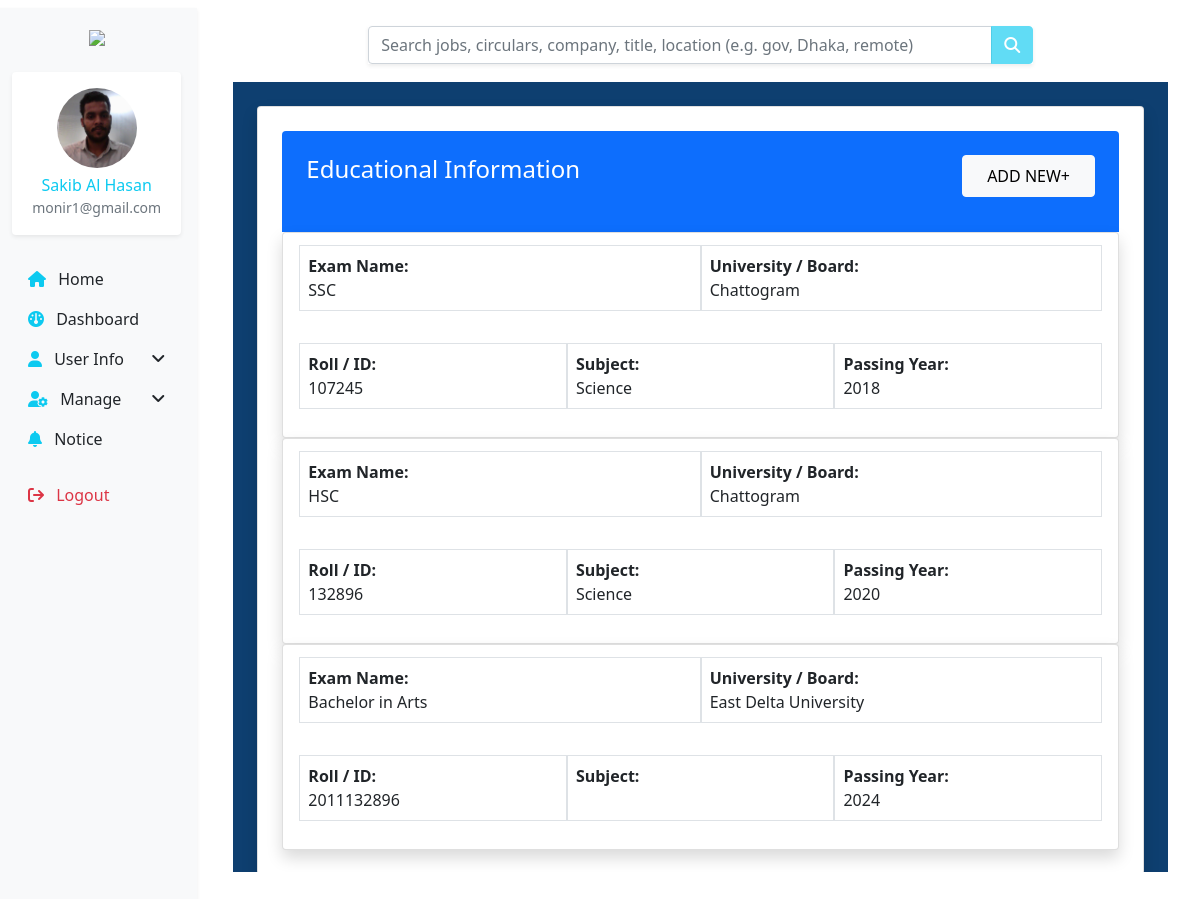
Page /index.php?page=educationalinfo (signed in) on the committed database.
### tables this page shows
CREATE TABLE `user_education` (
  `id` int NOT NULL,
  `user_id` int DEFAULT NULL,
  `exam_level` tinyint NOT NULL,
  `exam_name` varchar(50) NOT NULL,
  `uni_board` varchar(50) NOT NULL,
  `roll_id` varchar(50) DEFAULT NULL,
  `subject` varchar(50) NOT NULL,
  `result` varchar(50) NOT NULL,
  `passing_year` year DEFAULT NULL,
  `created_at` timestamp NULL DEFAULT CURRENT_TIMESTAMP
);

CREATE TABLE `bachelor_degrees` (
  `id` int NOT NULL,
  `degree_name` varchar(100) NOT NULL,
  `duration_year` int NOT NULL,
  `degree_level` int NOT NULL
);

CREATE TABLE `bachelor_departments` (
  `id` int NOT NULL,
  `department_name` varchar(100) NOT NULL,
  `degree_id` int DEFAULT NULL,
  `sub_category` enum('ssc_science','hsc_science','gra_science','Msc','ssc_humanities','hsc_humanities','gra_arts','MA','ssc_business','hsc_business','gra_business','MBA') NOT NULL
);

### index.php (called while the page is built)
<?php
require_once 'route/web.php';
?>

### database/database.php (called while the page is built, shortened)
<?php
    class database{
        protected function connect(){
            $this->host = "localhost";
            $this->dbusername= 'root';
            $this->dbpassword = '';
            $this->dbname = 'job_portal_db';
            $con = new mysqli($this->host,$this->dbusername,$this->dbpassword,$this->dbname);
            return $con;
        }
    }
    class datamodel extends database{
        public function getData($table, $field=' * ', $condition='',$limit= null, $offset=null){
            $sql = "SELECT $field FROM $table";
            if($condition != '' ){
                $sql .= $condition;
            }
            $result = $this->connect()->query($sql);
            if($result->num_rows > 0){
                $infodata = array();
                while($row = $result->fetch_assoc()){
                    $infodata[] = $row;
                }
                return $infodata;
            }
            return null;
        }
        public function getSingleData($table, $field=' * ', $condition=''){
            $sql = "SELECT $field FROM $table";
            if($condition != '' ){
                $sql .= $condition;
            }
            $result = $this->connect()->query($sql);
            if($result){
               return $result -> fetch_object();
            }
            return null;
        }
    }
?>

### view/educationalinfo.php (the view, shortened to what this page needs)
<?php
    require_once 'database/database.php';
    $eduinfo = new datamodel();
    $condition = " WHERE user_id ='".$_SESSION['id']."'";
    $educationinfo = $eduinfo->getData('user_education',' * ', $condition );
?>
<!doctype html>
<html class="no-js" lang="en">
<?php require "layouts/head.php" ?>
<body>
	<div class="wrapper p-2">
        <div class="row">
        <?php require "layouts/sidemenu.php" ?>
        <div class="col-md-10">
            <div class="content  container">
                <div class="search_area">
                  <?php require "layouts/searcharea.php" ?>
                </div>
                <div class="information-section">
                    <div class="container ">
                        <div class="card shadow p-4 mt-4">
                            <div class="bg-primary text-white text-center p-4 rounded-top">
                                <div class="information_header d-flex align-item-center justify-content-between">
                                    <h4 class="mb-4">Educational Information</h4>
                                    <div class="text-center">
                                        <button class="btn btn-light px-4 py-2" data-bs-toggle="modal" data-bs-target="#degreeModal">ADD NEW+</button>
                                    </div>
                                </div>
                            </div>
                        <?php
                            if(isset($educationinfo)){
                                foreach($educationinfo as $educationinfo){
                         ?>
                            <div class="card shadow p-1">
                                <div class="row mb-3 py-2 px-4">
                                    <div class="col-md-6 border p-2">
                                        <strong>Exam Name:</strong>
                                        <p id="exam_name"><?php $exam_name =  $eduinfo->getSingleData('bachelor_degrees', ' * ', ' WHERE id ='.$educationinfo['exam_name'])?>
                                        <?= $exam_name->degree_name ?? ' '?></p>
                                    </div>
                                    <div class="col-md-6 border p-2">
                                        <strong>University / Board:</strong>
                                        <p id="uni_board"><?= $educationinfo['uni_board'] ?></p>
                                    </div>
                                </div>
                                <div class="row mb-3 py-2 px-4">
                                    <div class="col-md-4 border p-2">
                                        <strong>Roll / ID:</strong>
                                        <p id="roll_id"><?= $educationinfo['roll_id'] ?></p>
                                    </div>
                                    <div class="col-md-4 border p-2">
                                        <strong>Subject:</strong>
                                        <p id="subject"><?php $subject_name =  $eduinfo->getSingleData('bachelor_departments', ' * ', ' WHERE id ='.$educationinfo['subject'])?>
                                        <?= $subject_name->department_name ?? ' '?></p>
                                    </div>
                                    <div class="col-md-4 border p-2">
                                        <strong>Passing Year:</strong>
                                        <p id="passing_year"><?= $educationinfo['passing_year'] ?></p>
                                    </div>
                                </div>
                            </div>
                            <?php } }?>
                        </div>
                    </div>
                </div>
            </div>
        </div>
        </div>
    </div>
</body>
</html>

### route/web.php (shortened to what this page needs)
<?php
$page = $_GET['page'] ?? 'home';
switch ($page) {
    case 'educationalinfo':
        if(isset($_SESSION['email'])){
        require_once 'view/educationalinfo.php';
        break;
        }else{
            header("Location: ../alljobsolution/index.php?page=login&message='please login first'");
            exit;
        }
}
?>

### layouts/head.php (shortened to what this page needs)
<head>
	<link rel="stylesheet" href="assets/css/normalize.css">
	<link rel="stylesheet" href="assets/css/plugin/animate.css">
	<link rel="stylesheet" href="assets/css/plugin/hover-min.css">
	<link rel="stylesheet" href="assets/icofont/icofont.min.css">
	<link rel="stylesheet" href="assets/css/bootstrap.min.css">
	<link href="https://cdn.jsdelivr.net/npm/bootstrap@5.0.2/dist/css/bootstrap.min.css" rel="stylesheet"
>
	<link rel="stylesheet" href="assets/css/font-awesome.min.css">
	<link href="assets/css/icofont.css" rel="stylesheet" type="text/css">
	<link href="assets/css/meanmenu.css" rel="stylesheet" type="text/css">
	<link href="assets/css/plugin/aos.css" rel="stylesheet">
	<link rel="stylesheet" href="assets/css/plugin/owl.carousel.min.css">
	<link rel="stylesheet" href="assets/css/plugin/magnific-popup.css">
	<link href="assets/css/common.css" rel="stylesheet" type="text/css">
	<link rel="stylesheet" href="assets/css/style.css" type="text/css">
	<link rel="stylesheet" href="assets/css/responsive.css">
  <link rel="stylesheet" href="https://cdnjs.cloudflare.com/ajax/libs/font-awesome/6.5.0/css/all.min.css">
</head>

### layouts/sidemenu.php (shortened to what this page needs)
<?php
require_once 'database/database.php';
?>
<div class="col-md-3 col-lg-2 bg-light min-vh-100 p-3 shadow-sm">
    <div class="text-center mb-4">
        <img src="assets/img/logo.png" class="img-fluid" style="max-height:50px;">
    </div>
    <div class="card border-0 shadow-sm mb-4 text-center">
        <div class="card-body">
            <img src="uploads/img/<?php echo $_SESSION['profile_image']; ?>"
                 class="rounded-circle mb-2" width="80" height="80">
            <h6 class="text-info mb-0 text-capitalize">
                <?php echo $_SESSION['name']; ?>
            </h6>
            <small class="text-muted">
                <?php echo $_SESSION['email']; ?>
            </small>
        </div>
    </div>
    <div style="height:65vh; overflow:scroll; scrollbar-width:none;">
        <ul class="nav flex-column">
            <li class="nav-item">
                <a class="nav-link text-dark" href="index.php?page=home">
                    <i class="fa fa-home me-2 text-info"></i> Home
                </a>
            </li>
            <li class="nav-item">
                <a class="nav-link text-dark" href="index.php?page=dashboard">
                    <i class="fa fa-dashboard me-2 text-info"></i> Dashboard
                </a>
            </li>
            <li class="nav-item">
                <a class="nav-link text-dark d-flex justify-content-between align-items-center"
                data-bs-toggle="collapse" href="#userMenu">
                    <span><i class="fa fa-user me-2 text-info"></i> User Info</span>
                    <i class="fa fa-angle-down"></i>
                </a>
            </li>
            <?php if($_SESSION['role'] != 'job_seeker'){?>
            <li class="nav-item">
                <a class="nav-link text-dark d-flex justify-content-between align-items-center"
                data-bs-toggle="collapse" href="#managejob">
                    <span><i class="fa fa-user-cog me-2 text-info"></i> Manage</span>
                    <i class="fa fa-angle-down"></i>
                </a>
            </li>
            <?php }  ?>
            <li class="nav-item">
                <a class="nav-link text-dark" href="#">
                    <i class="fa fa-bell me-2 text-info"></i> Notice
                </a>
            </li>
            <li class="nav-item mt-3">
                <a class="nav-link text-danger" href="index.php?page=logout">
                    <i class="fa fa-sign-out me-2"></i> Logout
                </a>
            </li>
        </ul>
    </div>
</div>

### layouts/searcharea.php
<div class="container my-2">
  <form method="" class="d-flex justify-content-center">
    <div class="input-group w-75 shadow-sm">
      <input type="text" name="search" class="form-control" id="searchDatainput" placeholder="Search jobs, circulars, company, title, location (e.g. gov, Dhaka, remote)">
      <button class="btn btn-info text-white" disabled><i class="fa-solid fa-magnifying-glass"></i></button>
    </div>
  </form>
</div>

### assets/css/style.css (style rules this page uses)
:root { --primary: #eee30d; --dark: #0b0b0b; --body: #fff; --box-shadow: 0 0 20px 0px rgba(0, 0, 0, 0.4); --white: #f5f3f3; }
ul li { list-style: none; }
h1,h2,h4,h5,h6,p,ul { margin: 0; padding: 0; }
a,a:hover { text-decoration: none; }
.search_area { width: 100%; padding: 10px 0px; }
.information-section { width: 100%; height: 85vh; background: #0E3F70; overflow: scroll; scrollbar-width: none; }
.content { height: 100vh; overflow: scroll; scrollbar-width: none; }

### rows in the picture
user_education: bachelor_degrees.degree_name "SSC", uni_board "Chattogram", roll "107245", bachelor_departments.department_name "Science", passing_year "2018"
user_education: bachelor_degrees.degree_name "HSC", uni_board "Chattogram", roll "132896", bachelor_departments.department_name "Science", passing_year "2020"
user_education: bachelor_degrees.degree_name "Bachelor in Arts", uni_board "East Delta University", roll "2011132896", passing_year "2024"

### other values in the picture
$_SESSION['name'] "Sakib Al Hasan"
$_SESSION['email'] "monir1@gmail.com"
